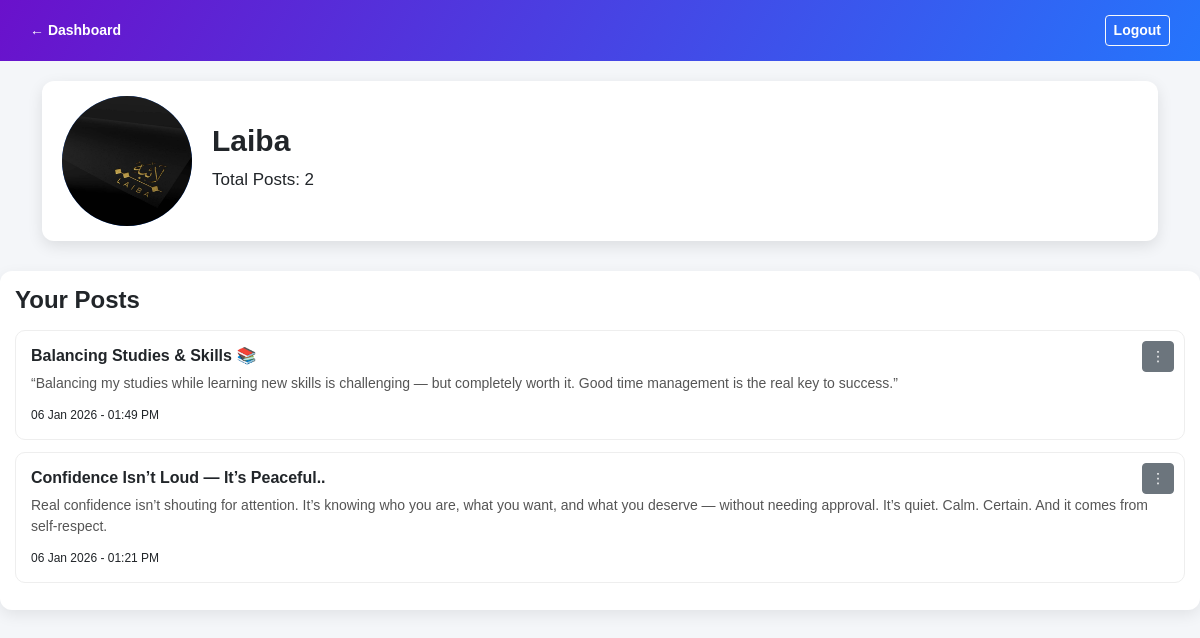
Screenshot of /view/profile.php (signed in) with the database file from the repository.
### tables this page shows
CREATE TABLE `users` (
  `user_id` int(11) NOT NULL,
  `user_name` varchar(100) DEFAULT NULL,
  `user_email` varchar(255) DEFAULT NULL,
  `password` varchar(255) DEFAULT NULL,
  `profile_pic` varchar(255) DEFAULT 'default.jpg'
);

CREATE TABLE `posts` (
  `post_id` int(11) NOT NULL,
  `user_id` int(11) NOT NULL,
  `title` varchar(255) NOT NULL,
  `content` text NOT NULL,
  `created_at` datetime DEFAULT current_timestamp()
);

### config/Database.php (called while the page is built, shortened)
<?php
class Database{
public function __construct(){
    $this ->conn = new mysqli("localhost" , "root" ,"", "blog_application");
}
}
?>

### controller/profile_controller.php (called while the page is built, shortened)
<?php
include_once "../model/profile.php";
$profile = new user();
$profilePic = $profile->getProfilePic($_SESSION['user_id']);
$postCount = $profile->postCount($_SESSION['user_id']);
$user_post = $profile->userPost($_SESSION['user_id']);
?>

### model/profile.php (called while the page is built, shortened)
<?php
include_once "../config/Database.php";
class user extends database {
    public function getProfilePic($user_id){
        $user_id = (int)$user_id;
        $res = $this->conn->query("SELECT profile_pic FROM users WHERE user_id=$user_id");
        $row = $res->fetch_assoc();
        return $row['profile_pic'] ?? '';
    }
    public function postCount($user_id){
        $res = $this->conn->query("SELECT COUNT(*) AS total FROM posts WHERE user_id = $user_id");
        $row = $res->fetch_assoc();
        return $row['total'];
    }
       public function userPost($user_id){
       $user_id = (int)$user_id;
       $sql = "SELECT posts.post_id, posts.user_id, posts.title, posts.content, posts.created_at
            FROM posts
            JOIN users ON posts.user_id = users.user_id
            WHERE posts.user_id = $user_id
            ORDER BY posts.post_id DESC";
            $res = $this->conn->query($sql);
            return $res;
}
}
?>

### view/profile.php (the view, shortened to what this page needs)
<?php
 include "../controller/profile_controller.php";
 ?>
<!DOCTYPE html>
<html lang="en">
<head>
    <link href="https://cdn.jsdelivr.net/npm/bootstrap@5.3.2/dist/css/bootstrap.min.css" rel="stylesheet">
</head>
<body>
    <div class="navbar">
        <div><a href="main.php">← Dashboard</a></div>
        <div><a href="#" class="btn btn-outline-light btn-sm" data-bs-toggle="modal" data-bs-target="#logoutModal">
                Logout
            </a>
        </div>
    </div>
    <div class="container">
        <div class="profile-header">
            <div class="profile-pic-wrapper">
                <img src="../upload/<?= !empty($profilePic) ? $profilePic : 'default.jpg' ?>" alt="profile_pic">
            </div>
            <div class="info">
                <h2>
                    <?= $_SESSION['username']?>
                </h2>
                <p>Total Posts:
                    <?= $postCount ?>
                </p>
            </div>
        </div>
    </div>
    <div class="posts-section">
        <h3>Your Posts</h3>
        <?php if($user_post && $user_post->num_rows > 0){ ?>
        <?php while($post = $user_post->fetch_assoc()){ ?>
        <div class="post-card">
            <h4>
                <?= htmlspecialchars($post['title']) ?>
            </h4>
            <p class="content">
                <?= nl2br(htmlspecialchars($post['content'])) ?>
            </p>
            <div class="post-footer">
                <span>
                    <?= date("d M Y - h:i A", strtotime($post['created_at'])) ?>
                </span>
            </div>
            <div class="dropdown">
                <button class="btn btn-secondary btn-sm" type="button" data-bs-toggle="dropdown" aria-expanded="false">
                    &#x22EE;
                </button>
            </div>
        </div>
        <?php } ?>
        <?php } else { ?>
        <p class="no-post">You haven't posted anything yet..</p>
        <?php } ?>
    </div>
</body>
</html>

### view/profile.php (style rules this page uses)
* { margin: 0; padding: 0; box-sizing: border-box; font-family: Arial, sans-serif; }
body { background: #f4f6f9; font-weight: 500; font-size: 14px; }
.navbar { background: linear-gradient(120deg, #6a11cb, #2575fc); color: #fff; padding: 15px 30px; display: flex; justify-content: space-between; align-items: center; }
.navbar a { text-decoration: none; color: #fff; font-weight: 700; }
.profile-header { display: flex; align-items: center; gap: 20px; background: #fff; padding: 15px 20px; border-radius: 12px; margin-top: 20px; margin-bottom: 30px; box-shadow: 0 5px 15px rgba(0, 0, 0, 0.1); }
.info h2 { margin-top: 10px; font-weight: 700; font-size: 30px; }
.info p { font-size: 17px; }
.posts-section h3 { margin-bottom: 15px; font-weight: 700; font-size: 24px; }
.post-card h4 { margin-bottom: 8px; font-weight: 600; font-size: 16px; }
.post-card .content { color: #555; margin-bottom: 12px; font-weight: 500; }
.post-footer { display: flex; justify-content: space-between; align-items: center; font-size: 12px; font-weight: 500; }
.profile-pic-wrapper { position: relative; width: 130px; height: 130px; border-radius: 50%; overflow: hidden; display: flex; align-items: center; justify-content: center; background: #2575fc; }
.profile-pic-wrapper img { width: calc(100% + 10px); height: calc(100% + 10px); object-fit: cover; display: block; border-radius: 50%; margin: -5px; }
.posts-section { margin-top: 20px; padding: 15px; background: #fff; border-radius: 12px; box-shadow: 0 5px 15px rgba(0, 0, 0, .08); }
.post-card { border: 1px solid #eee; padding: 15px; border-radius: 10px; margin-bottom: 12px; transition: .2s; position: relative; }
.dropdown { position: absolute; top: 10px; right: 10px; }

### rows the page displays
users: profile_pic (picture)
posts: title "Balancing Studies & Skills 📚", content "“Balancing my studies while learning new skills is challenging — but completely worth it. Good time management is the real key to success.”", created_at "06 Jan 2026 - 01:49 PM"
posts: title "Confidence Isn’t Loud — It’s Peaceful..", content "Real confidence isn’t shouting for attention. It’s knowing who you are, what you want, and what you deserve — without needing approval. It’s quiet. Calm. Certain. And it comes from self-respect.", created_at "06 Jan 2026 - 01:21 PM"

### other values shown
$_SESSION['username'] "Laiba"
$postCount "2"
